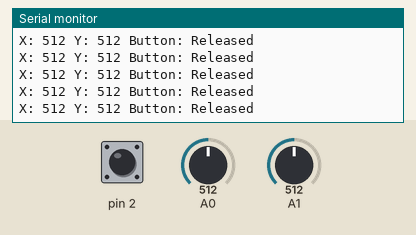
Bench run of a sketch on a simulated Arduino Uno, built with avr-gcc and run on an emulated ATmega328P. Shown: the last lines printed to the serial monitor. Inputs (shaded band) come from the test bench; at power-on: pin 2 HIGH, A0 = 512, A1 = 512.

Above: at 1.2 s.
1.3 s: pin 2 pulled LOW for 0.25 s
At 1.56 s:
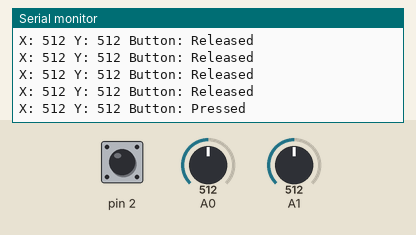
3.0 s: A0 set to 716
At 3.17 s:
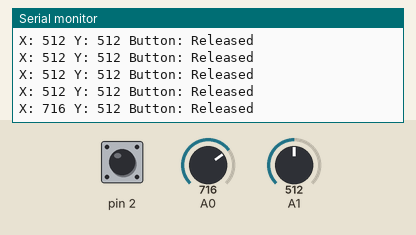
4.5 s: A1 set to 716
At 4.57 s:
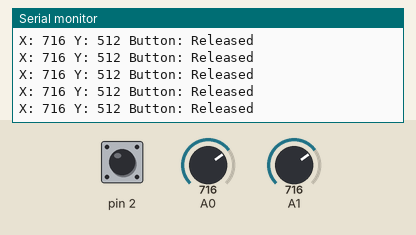
6.0 s: pin 2 pulled LOW for 1 s
At 6.18 s:
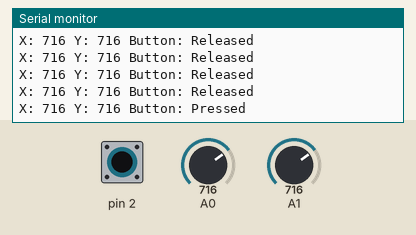
8.5 s: A0 set to 900
At 8.59 s:
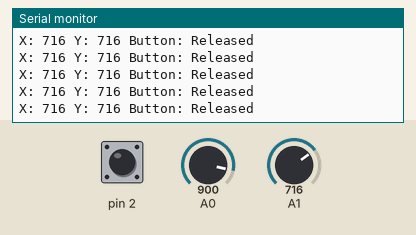
10.0 s: A1 set to 900
At 10.19 s:
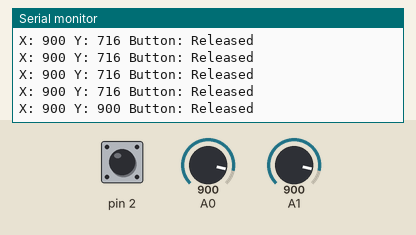
Timing chart, 0 to 12.5 s (numbered marks = the images above; inputs shaded):
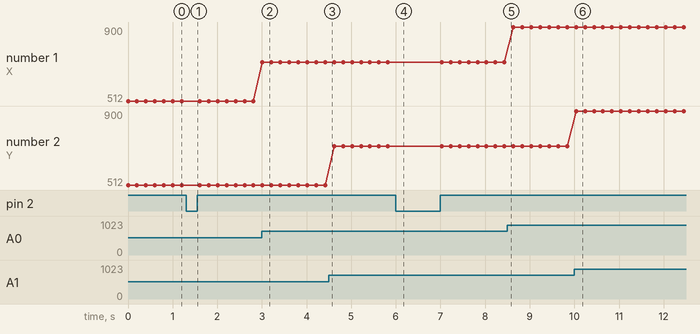

Measured:
- after the input at 1.3 s, the serial monitor: prints a new line after 0.11 s (image 1)
- after the input at 3.0 s, the serial monitor: prints a new line at once (image 2)
- after the input at 6.0 s, the serial monitor: prints a new line at once (image 4)
- after the input at 10.0 s, the serial monitor: prints a new line at once (image 6)
- plotted number 1: 512 → 716 after the input at 3.0 s, 716 → 900 after the input at 8.5 s

The sketch:

17_Joystick.ino
```cpp
void setup() {
  Serial.begin(9600);
  pinMode(2, INPUT_PULLUP);
}

void loop() {
  int x = analogRead(A0);
  int y = analogRead(A1);
  int button = digitalRead(2);

  Serial.print("X: ");
  Serial.print(x);
  Serial.print(" Y: ");
  Serial.print(y);
  Serial.print(" Button: ");
  Serial.println(button == LOW ? "Pressed" : "Released");
  delay(200);
}
```
